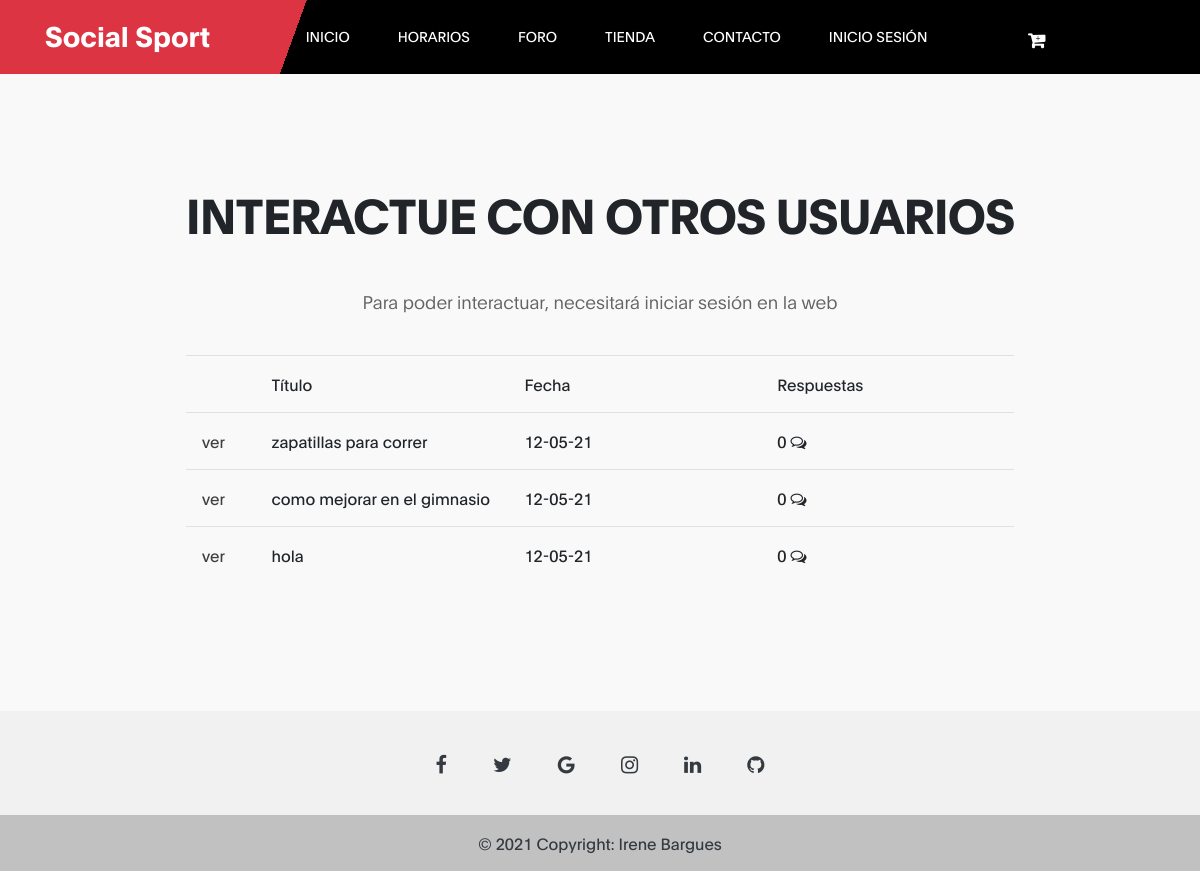
/2119_gymso_fitness/index_foro.php, run on the app's committed database.
### tables this page shows
CREATE TABLE `foro` (
  `ID` int(7) UNSIGNED NOT NULL,
  `autor` varchar(30) NOT NULL,
  `titulo` varchar(40) NOT NULL,
  `mensaje` text NOT NULL,
  `fecha` date NOT NULL,
  `respuestas` int(11) NOT NULL DEFAULT 0,
  `identificador` int(7) NOT NULL DEFAULT 0,
  `ult_respuesta` date DEFAULT NULL
);

### 2119_gymso_fitness/index_foro.php (the view, shortened to what this page needs)
<?php
include('cabecera.php');
?>
<section class="about section" id="about">
               <div class="container">
                    <div class="row">
					<div class="mt-lg-5 mb-lg-0 mb-4   mx-auto">
<h1 data-aos="fade-up" data-aos-delay="200" style="top:20px;">Interactue con otros usuarios</h1><br>
<?php
if(!isset($_SESSION['user'])){
        	echo'<p class="ind" style="text-align:center;" data-aos="fade-up" data-aos-delay="300"> Para poder interactuar, necesitará iniciar sesión en la web</p></br>';
    }
?>
<div class="table" data-aos="fade-up" data-aos-delay="400">
<table class="table table-hover" style="margin: 0 auto; background-color:#f9f9f9;">
<thead>
	<tr>
		<td width="20px"></td>
		<td width="200px">Título</td>
		<td width="200px">Fecha</td>
		<td width="200px">Respuestas</td>
	</tr>
	</thead>
<?php
	$link=Conectarse();
	$result=mysqli_query($link, "SELECT * FROM  foro WHERE identificador = 0 ORDER BY fecha DESC");
	while($row = mysqli_fetch_array($result, MYSQLI_ASSOC)){
		$id = $row['ID'];
		$titulo = $row['titulo'];
		$respuestas = $row['respuestas'];
		echo "<tr>";
			echo "<td><a href='foro.php?id=$id'>ver</a> </td>";
			echo "<td>$titulo</td>";
			echo "<td>".date("d-m-y")."</td>";
			echo "<td> $respuestas <i class='fa fa-comments-o' aria-hidden='true'></i></td>";
		echo "</tr>";
	}
?>
</table>
</div>
</section>
<?php
include('footer.php');
?>

### 2119_gymso_fitness/css/tooplate-gymso-style.css (style rules this page uses)
:root { --primary-color: #f13a11; --white-color: #ffffff; --dark-color: #171819; --about-bg-color: #f9f9f9; --gray-color: #909090; --link-color: #404040; --p-color: #666262; --base-font-family: 'Plain', sans-serif; --font-weight-bold: bold; --font-weight-normal: normal; --font-weight-light: 300; --font-weight-thin: 100; --h1-font-size: 48px; --h2-font-size: 36px; --h3-font-size: 28px; --h4-font-size: 24px; --h5-font-size: 22px; --h6-font-size: 22px; --p-font-size: 18px; --base-font-size: 16px; --menu-font-size: 14px; --border-radius-large: 100%; --border-radius-small: 2px; }
body { background: var(--white-color); font-family: var(--base-font-family); }
h1,h2,h3,h4,h5,h6 { font-weight: var(--font-weight-thin); line-height: normal; }
h1 { font-size: var(--h1-font-size); font-weight: var(--font-weight-bold); letter-spacing: -1px; text-transform: uppercase; margin: 20px 0; }
p { color: var(--p-color); font-size: var(--p-font-size); font-weight: var(--font-weight-light); line-height: 1.5em; }
.section { padding: 7rem 0; }
* { -webkit-box-sizing: border-box; -moz-box-sizing: border-box; box-sizing: border-box; }
*::before, *::after { -webkit-box-sizing: border-box; -moz-box-sizing: border-box; box-sizing: border-box; }
a { color: var(--link-color); font-weight: normal; text-decoration: none; transition: all 0.3s ease; }
.table td, .table th { padding: 1rem; }
.about { background: var(--about-bg-color); }

### data on the page
foro: titulo "zapatillas para correr", respuestas "0"
foro: titulo "como mejorar en el gimnasio", respuestas "0"
foro: titulo "hola", respuestas "0"
